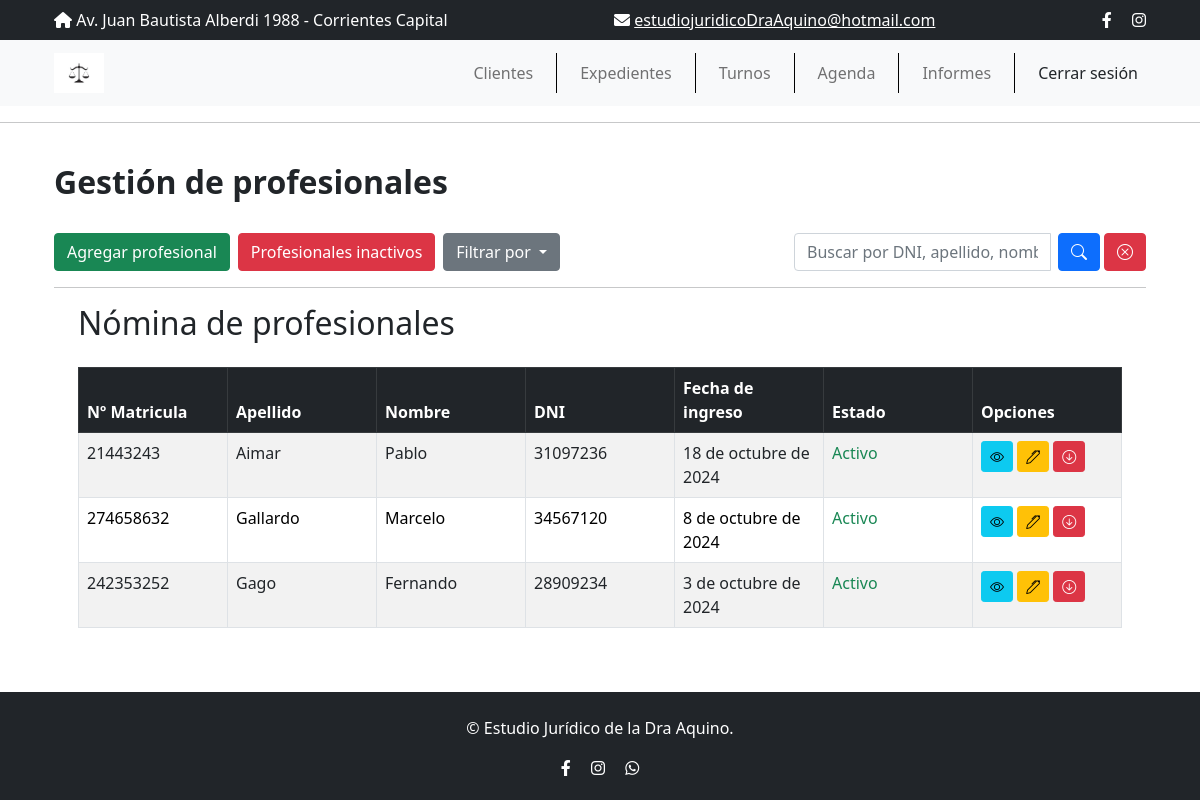
Page /profesionales/ (signed in) on the earlier database version.
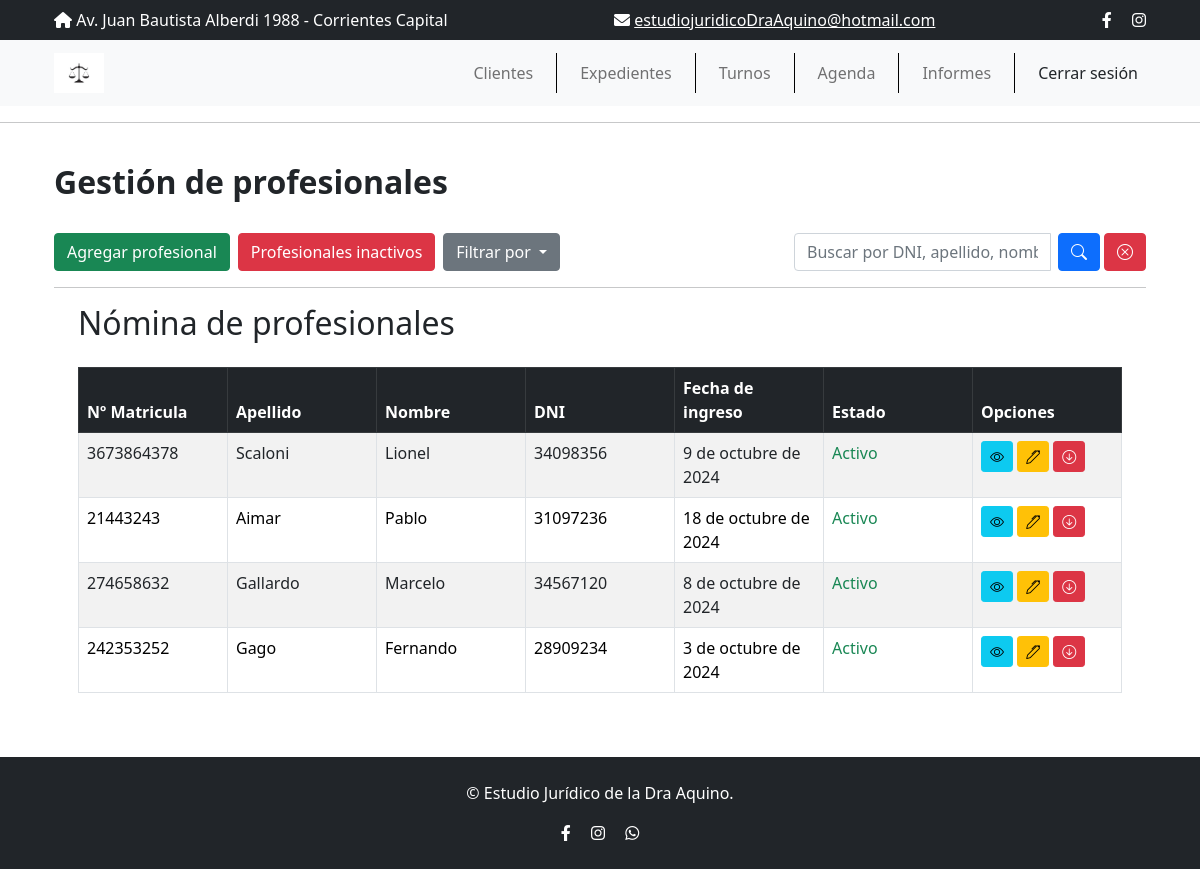
Same page on the later database version.
### profesionales/models.py (models this page shows, shortened)
class Profesional(models.Model):
    nombre = models.CharField(max_length=60)
    apellido = models.CharField(max_length=60)
    dni = models.CharField('DNI', max_length=8, primary_key=True, unique=True, validators=[validar_dni])  # PK y de valor único
    idMatriculaProf = models.CharField('Nº de matricula del profesional', max_length=50, unique=True)
    foto = models.ImageField('Foto', upload_to='images/', null=True, blank=True)
    especialidad = models.CharField(max_length=200, choices=ESPECIALIDADES, null=True, blank=True)
    estado = models.BooleanField(default=True)
    fecha_ingreso = models.DateField('Fecha de ingreso')
    fecha_egreso = models.DateField('Fecha de egreso', null=True, blank=True)
    motivo_egreso = models.TextField('Motivo de egreso', max_length=250, null=True, blank=True)
    domicilio = models.CharField(max_length=250, null=True, blank=True)
    cod_postal = models.CharField('Codigo Postal', max_length=4, null=True, blank=True)
    telefono = models.CharField(max_length=10, null=True, validators=[validar_telefono])
    email = models.EmailField(max_length=250, null=True, blank=True)
    class Meta:
        verbose_name_plural = 'Profesionales'

### profesionales/views.py (the view)
# urls.py: path("", ListProfesional.as_view(), name="profesionales"),
class ListProfesional(LoginRequiredMixin, SoloAdminYAbogadoMixin, ListView):
    model = Profesional
    template_name = 'profesionales/profesionales.html'
    context_object_name = 'profesionales'
    filterset_class = ProfesionalFilter
    paginate_by = 10
    def get_queryset(self):
        queryset = super().get_queryset().filter(estado=True)
        query = self.request.GET.get('q')
        order = self.request.GET.get('order')
        if query:
            queryset = queryset.filter(
                Q(nombre__icontains=query) |
                Q(apellido__icontains=query) |
                Q(dni__icontains=query)
            )
        if order == 'apellido_asc':
            queryset = queryset.order_by('apellido')
        elif order == 'apellido_desc':
            queryset = queryset.order_by('-apellido')
        elif order == 'fecha_ingreso_asc':
            queryset = queryset.order_by('fecha_ingreso')
        elif order == 'fecha_ingreso_desc':
            queryset = queryset.order_by('-fecha_ingreso')
        return queryset
    def get_context_data(self, **kwargs):
        context = super().get_context_data(**kwargs)
        context['q'] = self.request.GET.get('q', '')
        context['order'] = self.request.GET.get('order', '')
        return context

### profesionales/views.py (called while the page is built)
    def test_func(self):
        return self.request.user.is_authenticated and (self.request.user.is_superuser or self.request.user.rol == 'Abogado')

### profesionales/templates/profesionales/profesionales.html (shortened to what this page needs)
{% extends "main.html" %}
{% block content %}
<br>
<h2 class="text-start"><strong>Gestión de profesionales</strong></h2>
<br>
<div class="d-flex justify-content-start align-items-center mb-3">
    <a href="{% url 'crear-profesional' %}" class="btn btn-success me-2">Agregar profesional</a>
    <a href="{% url 'profesionales-inactivos' %}" class="btn btn-danger">Profesionales inactivos</a>
    <div class="dropdown ms-2">
        <button class="btn btn-secondary dropdown-toggle" type="button" id="dropdownMenuButton" data-bs-toggle="dropdown" aria-expanded="false">
            Filtrar por
        </button>
    </div>
    <form method="GET" action="{% url 'profesionales' %}" class="d-flex ms-auto">
        <div class="input-group">
            <input type="text" name="q" class="form-control me-2" placeholder="Buscar por DNI, apellido, nombre..." value="{{ q }}">
            <button type="submit" class="btn btn-primary rounded" aria-label="Buscar">
                <i class="bi bi-search"></i>
            </button>
            <a href="{% url 'profesionales' %}" class="btn btn-danger ms-1 rounded" aria-label="Limpiar">
                <i class="bi bi-x-circle"></i>
            </a>
        </div>
    </form>
</div>
<hr>
<div class="container">
    <h2 class="mb-4">Nómina de profesionales</h2>
    <table class="table table-striped table-bordered">
        <thead class="table-dark">
            <tr>
                <th>Nº Matricula</th>
                <th>Apellido</th>
                <th>Nombre</th>
                <th>DNI</th>
                <th>Fecha de ingreso</th>
                <th>Estado</th>
                <th>Opciones</th>
            </tr>
        </thead>
        <tbody>
            {% for profesional in profesionales %}
            <tr>
                <td>{{profesional.idMatriculaProf}}</td>
                <td>{{profesional.apellido}}</td>
                <td>{{profesional.nombre}}</td>
                <td>{{profesional.dni}}</td>
                <td>{{profesional.fecha_ingreso}}</td>
                <td>
                    {% if profesional.estado %}
                        <span class="text-success">Activo</span>
                    {% else %}
                        <span class="text-danger">Inactivo</span>
                    {% endif %}
                </td>
                <td>
                    <a href="{% url 'profesional' profesional.pk %}" class="btn btn-info btn-sm">
                        <i class="bi bi-eye"></i>
                    </a>
                    <a href="{% url 'actualizar-profesional' profesional.pk %}" class="btn btn-warning btn-sm">
                        <i class="bi bi-pen"></i>
                    </a>
                    <form action="{% url 'dar-de-baja-profesional' profesional.pk %}" method="post" style="display:inline;">
                        <button type="submit" class="btn btn-danger btn-sm" title="Dar de baja" onclick="return confirm('¿Estás seguro de dar de baja a este profesional?');">
                            <i class="bi bi-arrow-down-circle"></i>
                        </button>
                    </form>
                </td>
            </tr>
            {% empty %}
            <tr>
                <td colspan="6" class="text-center">No se encontraron profesionales activos.</td>
            </tr>
            {% endfor %}
        </tbody>
    </table>
</div>
{% endblock content %}

Differences in the rows shown:
now on this page (row edited): Profesional: idMatriculaProf "3673864378", apellido "Scaloni", nombre "Lionel", dni "34098356", fecha_ingreso "9 de octubre de 2024", estado "Activo"
